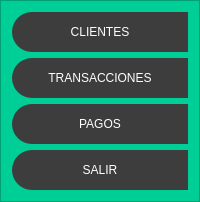
           <widget class="QFrame" name="frame_control">
            <property name="minimumSize">
             <size>
              <width>200</width>
              <height>0</height>
             </size>
            </property>
            <property name="maximumSize">
             <size>
              <width>0</width>
              <height>16777215</height>
             </size>
            </property>
            <property name="styleSheet">
             <string notr="true">
QFrame{
background-color:rgb(0, 206, 151);
}

QPushButton{
background-color:rgb(61, 61, 61);
border-top-left-radius:20px;
border-bottom-left-radius:20px;
color:rgb(255,255,255);
font: 77 10pt&quot;Arial Black&quot;;
}

QPushButton:hover{
background-color:white;
border-top-left-radius:20px;
border-bottom-left-radius:20px;
color:rgb(0, 0, 0);
font: 77 10pt&quot;Arial Black&quot;;
}</string>
            </property>
            <property name="frameShape">
             <enum>QFrame::Shape::StyledPanel</enum>
            </property>
            <property name="frameShadow">
             <enum>QFrame::Shadow::Raised</enum>
            </property>
            <layout class="QVBoxLayout" name="verticalLayout_2">
             <item>
              <widget class="QPushButton" name="bt_registrar_menulateral">
               <property name="minimumSize">
                <size>
                 <width>0</width>
                 <height>40</height>
                </size>
               </property>
               <property name="text">
                <string>CLIENTES</string>
               </property>
               <property name="icon">
                <iconset>
                 <normaloff>../../Python Interfaz PQT5/img/user (1).svg</normaloff>../../Python Interfaz PQT5/img/user (1).svg</iconset>
               </property>
               <property name="iconSize">
                <size>
                 <width>20</width>
                 <height>20</height>
                </size>
               </property>
              </widget>
             </item>
             <item>
              <widget class="QPushButton" name="bt_transacciones_menulateral">
               <property name="minimumSize">
                <size>
                 <width>0</width>
                 <height>40</height>
                </size>
               </property>
               <property name="text">
                <string>TRANSACCIONES</string>
               </property>
               <property name="icon">
                <iconset>
                 <normaloff>../../Python Interfaz PQT5/img/globe.svg</normaloff>../../Python Interfaz PQT5/img/globe.svg</iconset>
               </property>
               <property name="iconSize">
                <size>
                 <width>20</width>
                 <height>20</height>
                </size>
               </property>
              </widget>
             </item>
             <item>
              <widget class="QPushButton" name="bt_pagos_menulateral">
               <property name="minimumSize">
                <size>
                 <width>0</width>
                 <height>40</height>
                </size>
               </property>
               <property name="text">
                <string>PAGOS</string>
               </property>
               <property name="icon">
                <iconset>
                 <normaloff>../../Python Interfaz PQT5/img/dollar-sign.svg</normaloff>../../Python Interfaz PQT5/img/dollar-sign.svg</iconset>
               </property>
               <property name="iconSize">
                <size>
                 <width>20</width>
                 <height>20</height>
                </size>
               </property>
              </widget>
             </item>
             <item>
              <widget class="QPushButton" name="bt_salir_menulateral">
               <property name="minimumSize">
                <size>
                 <width>0</width>
                 <height>40</height>
                </size>
               </property>
               <property name="text">
                <string>SALIR</string>
               </property>
               <property name="icon">
                <iconset>
                 <normaloff>../../Python Interfaz PQT5/img/log-out.svg</normaloff>../../Python Interfaz PQT5/img/log-out.svg</iconset>
               </property>
               <property name="iconSize">
                <size>
                 <width>20</width>
                 <height>20</height>
                </size>
               </property>
              </widget>
             </item>
            </layout>
           </widget>
